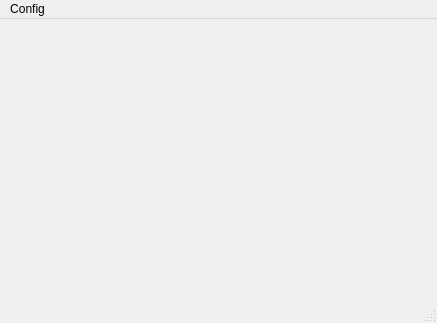
<?xml version="1.0" encoding="UTF-8"?>
<ui version="4.0">
 <class>MainWindow</class>
 <widget class="QMainWindow" name="MainWindow">
  <property name="geometry">
   <rect>
    <x>0</x>
    <y>0</y>
    <width>437</width>
    <height>323</height>
   </rect>
  </property>
  <property name="windowTitle">
   <string>MainWindow</string>
  </property>
  <widget class="QWidget" name="centralwidget"/>
  <widget class="QMenuBar" name="menubar">
   <property name="geometry">
    <rect>
     <x>0</x>
     <y>0</y>
     <width>437</width>
     <height>26</height>
    </rect>
   </property>
   <widget class="QMenu" name="menuConfig">
    <property name="title">
     <string>Config</string>
    </property>
    <widget class="QMenu" name="menuLevel">
     <property name="title">
      <string>Level</string>
     </property>
     <addaction name="actionBasic"/>
     <addaction name="actionMedium"/>
     <addaction name="actionHard"/>
    </widget>
    <addaction name="actionStart"/>
    <addaction name="menuLevel"/>
    <addaction name="actionQuit"/>
   </widget>
   <addaction name="menuConfig"/>
  </widget>
  <widget class="QStatusBar" name="statusbar"/>
  <action name="actionStart">
   <property name="text">
    <string>Start</string>
   </property>
  </action>
  <action name="actionQuit">
   <property name="text">
    <string>Quit</string>
   </property>
  </action>
  <action name="actionBasic">
   <property name="text">
    <string>Basic</string>
   </property>
  </action>
  <action name="actionMedium">
   <property name="text">
    <string>Medium</string>
   </property>
  </action>
  <action name="actionHard">
   <property name="text">
    <string>Hard</string>
   </property>
  </action>
 </widget>
 <resources/>
 <connections/>
</ui>
